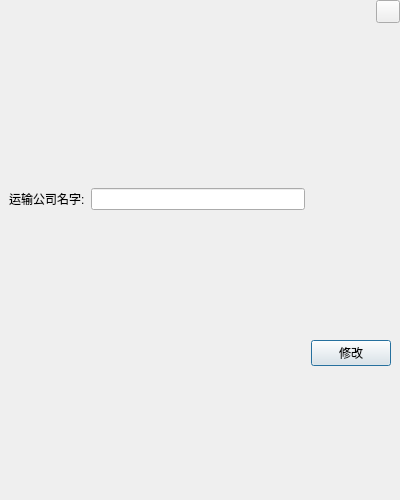
<?xml version="1.0" encoding="UTF-8"?>
<ui version="4.0">
 <class>FrmTransportEdit</class>
 <widget class="QDialog" name="FrmTransportEdit">
  <property name="geometry">
   <rect>
    <x>0</x>
    <y>0</y>
    <width>400</width>
    <height>500</height>
   </rect>
  </property>
  <property name="windowTitle">
   <string>Dialog</string>
  </property>
  <layout class="QGridLayout" name="gridLayout_3" rowstretch="1,9">
   <property name="leftMargin">
    <number>0</number>
   </property>
   <property name="topMargin">
    <number>0</number>
   </property>
   <property name="rightMargin">
    <number>0</number>
   </property>
   <property name="bottomMargin">
    <number>0</number>
   </property>
   <item row="0" column="0">
    <widget class="QWidget" name="widget" native="true">
     <layout class="QHBoxLayout" name="horizontalLayout">
      <property name="topMargin">
       <number>0</number>
      </property>
      <property name="rightMargin">
       <number>0</number>
      </property>
      <property name="bottomMargin">
       <number>0</number>
      </property>
      <item>
       <widget class="QLabel" name="labTitle">
        <property name="text">
         <string/>
        </property>
       </widget>
      </item>
      <item>
       <spacer name="horizontalSpacer">
        <property name="orientation">
         <enum>Qt::Horizontal</enum>
        </property>
        <property name="sizeHint" stdset="0">
         <size>
          <width>40</width>
          <height>20</height>
         </size>
        </property>
       </spacer>
      </item>
      <item>
       <widget class="QWidget" name="widget_3" native="true">
        <layout class="QGridLayout" name="gridLayout">
         <property name="leftMargin">
          <number>0</number>
         </property>
         <property name="topMargin">
          <number>0</number>
         </property>
         <property name="rightMargin">
          <number>0</number>
         </property>
         <property name="bottomMargin">
          <number>0</number>
         </property>
         <item row="0" column="0">
          <widget class="QToolButton" name="toolButton">
           <property name="text">
            <string/>
           </property>
          </widget>
         </item>
         <item row="1" column="0">
          <spacer name="verticalSpacer">
           <property name="orientation">
            <enum>Qt::Vertical</enum>
           </property>
           <property name="sizeHint" stdset="0">
            <size>
             <width>20</width>
             <height>40</height>
            </size>
           </property>
          </spacer>
         </item>
        </layout>
       </widget>
      </item>
     </layout>
    </widget>
   </item>
   <item row="1" column="0">
    <widget class="QWidget" name="widget_2" native="true">
     <layout class="QGridLayout" name="gridLayout_2">
      <item row="0" column="1">
       <widget class="QLineEdit" name="editName"/>
      </item>
      <item row="3" column="2">
       <widget class="QPushButton" name="btnEdit">
        <property name="text">
         <string>修改</string>
        </property>
       </widget>
      </item>
      <item row="0" column="0">
       <widget class="QLabel" name="label_2">
        <property name="text">
         <string>运输公司名字:</string>
        </property>
       </widget>
      </item>
     </layout>
    </widget>
   </item>
  </layout>
 </widget>
 <resources/>
 <connections/>
</ui>
